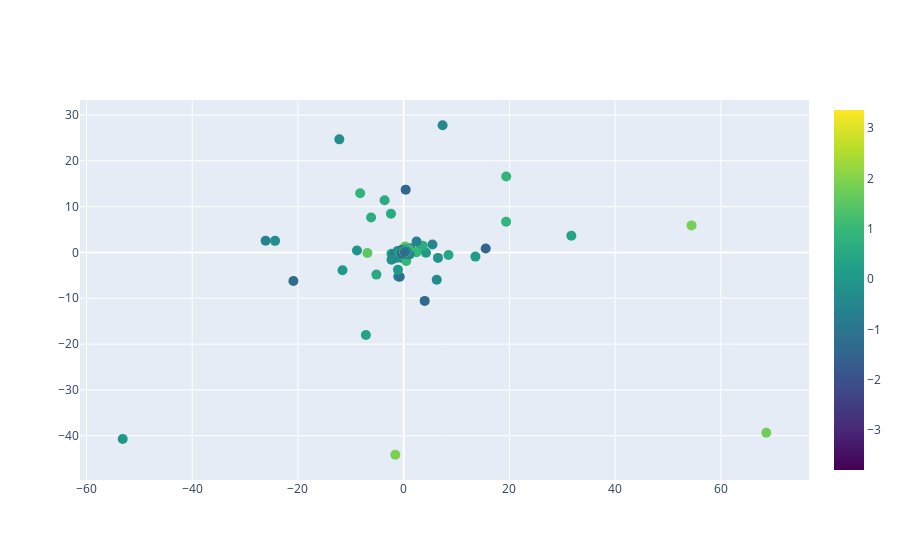

The code cell stored with this chart in its notebook:
### Code cell
import plotly.graph_objects as go
import numpy as np

fig = go.Figure(data=go.Scatter(
    y = two_dimensional_songs['Y'],
    x = two_dimensional_songs['X'],
    text = two_dimensional_songs['artista']+ "_"+two_dimensional_songs['cancion'] ,
    mode='markers',
    marker=dict(
        size= 10,#'7',
        color = np.random.randn(5717), #set color equal to a variable
        colorscale='Viridis',
        showscale=True
    )
))

fig.show()

### Figure 1 — Plotly figure (JSON) as saved in the notebook; plotly's stock layout.template omitted (floating-point values rounded to 4 significant figures; data arrays with more than 128 entries replaced by an {"elided": "..."} marker saying what was removed)
{"data": [{"marker": {"color": {"elided": "5717 float values"}, "colorscale": [[0, "#440154"], [0.1111, "#482878"], [0.2222, "#3e4989"], [0.3333, "#31688e"], [0.4444, "#26828e"], [0.5556, "#1f9e89"], [0.6667, "#35b779"], [0.7778, "#6ece58"], [0.8889, "#b5de2b"], [1, "#fde725"]], "showscale": true, "size": 10}, "mode": "markers", "text": {"elided": "932 str values"}, "type": "scatter", "x": {"elided": "932 float values"}, "y": {"elided": "932 float values"}}], "layout": {}}
